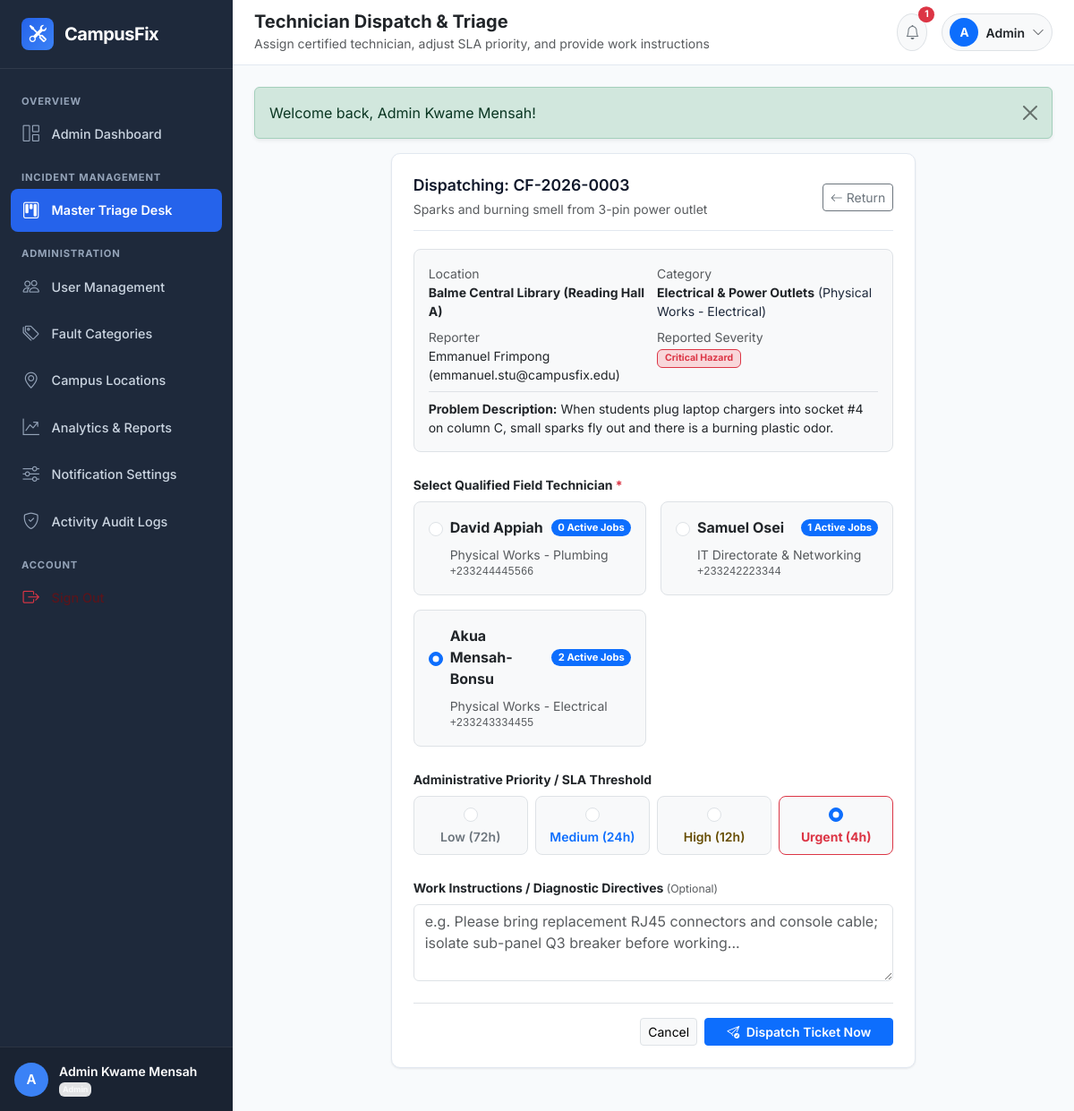
/admin/assign-ticket.php?id=3 (signed in), run on an earlier commit of the app's database.
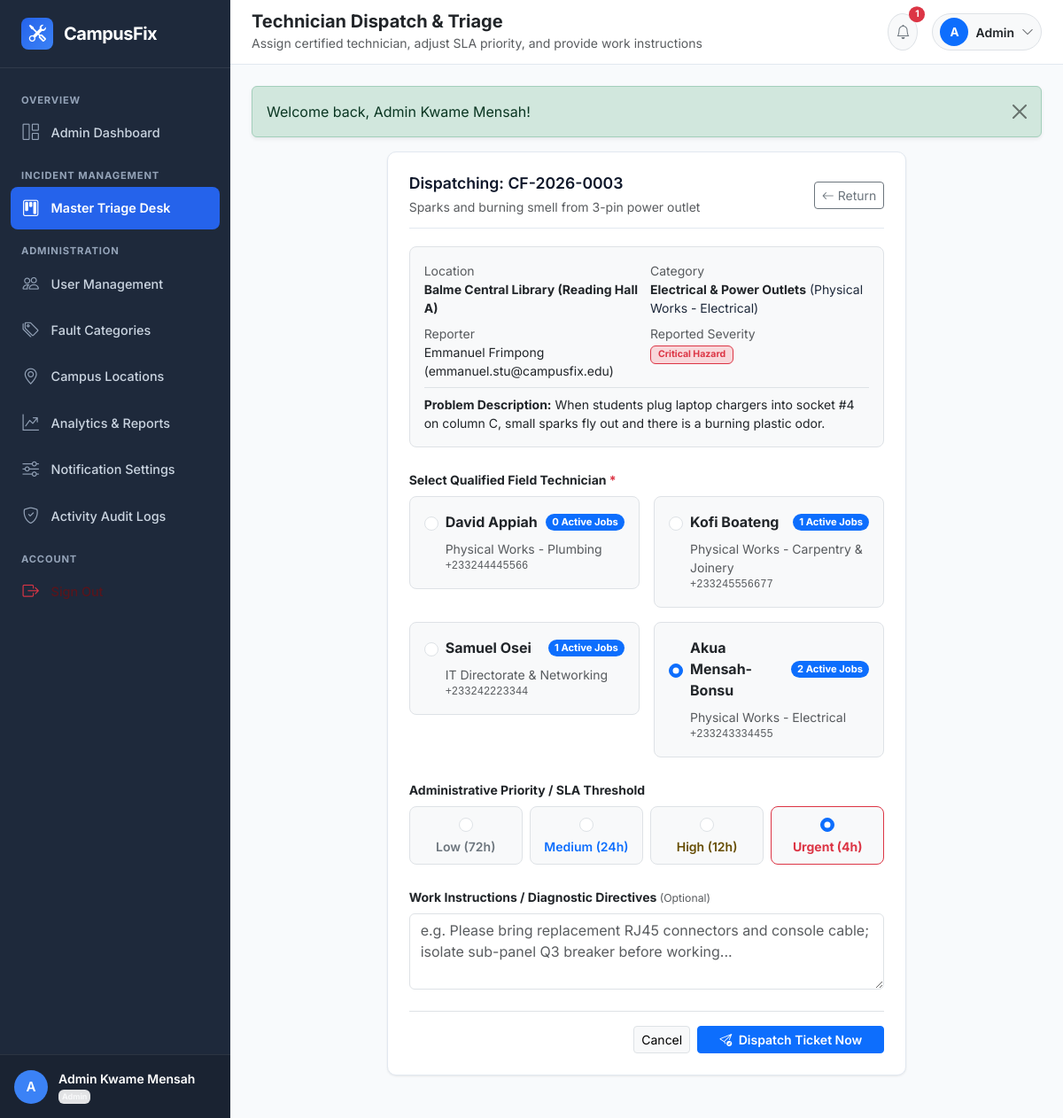
And on a later commit of the database.
### tables this page shows
CREATE TABLE `tickets` (
  `id` INT UNSIGNED NOT NULL AUTO_INCREMENT,
  `ticket_number` VARCHAR(30) NOT NULL COMMENT 'Human-readable unique ID, e.g., CF-2026-0001',
  `reporter_id` INT UNSIGNED NOT NULL,
  `category_id` INT UNSIGNED NOT NULL,
  `location_id` INT UNSIGNED NOT NULL,
  `location_details` VARCHAR(255) DEFAULT NULL COMMENT 'Extra specific notes e.g. Near 3rd window from left',
  `title` VARCHAR(200) NOT NULL,
  `description` TEXT NOT NULL,
  `severity` ENUM('low', 'medium', 'high', 'critical') NOT NULL DEFAULT 'medium',
  `priority` ENUM('low', 'medium', 'high', 'urgent') NOT NULL DEFAULT 'medium',
  `status` ENUM('pending', 'assigned', 'in_progress', 'resolved', 'closed', 'reopened', 'cancelled') NOT NULL DEFAULT 'pending',
  `assigned_to` INT UNSIGNED DEFAULT NULL COMMENT 'Technician currently assigned',
  `assigned_at` DATETIME DEFAULT NULL,
  `resolved_at` DATETIME DEFAULT NULL,
  `closed_at` DATETIME DEFAULT NULL,
  `resolution_notes` TEXT DEFAULT NULL COMMENT 'Summary of repair work done by technician',
  `satisfaction_rating` TINYINT UNSIGNED DEFAULT NULL COMMENT '1 to 5 star rating by student reporter upon resolution',
  `satisfaction_feedback` TEXT DEFAULT NULL,
  `billing_amount` DECIMAL(10,2) NOT NULL DEFAULT 0.00 COMMENT 'Repair/Material surcharge if billable',
  `billing_description` VARCHAR(255) DEFAULT NULL COMMENT 'Reason for surcharge (e.g. Replacement Lamp/Cable)',
  `payment_status` ENUM('not_required', 'pending', 'paid', 'waived') NOT NULL DEFAULT 'not_required',
  `created_at` DATETIME NOT NULL DEFAULT CURRENT_TIMESTAMP,
  `updated_at` DATETIME NOT NULL DEFAULT CURRENT_TIMESTAMP ON UPDATE CURRENT_TIMESTAMP,
  PRIMARY KEY (`id`),
  UNIQUE KEY `uk_tickets_ticket_number` (`ticket_number`),
  KEY `idx_tickets_reporter` (`reporter_id`),
  KEY `idx_tickets_assigned_to` (`assigned_to`),
  KEY `idx_tickets_category` (`category_id`),
  KEY `idx_tickets_location` (`location_id`),
  KEY `idx_tickets_status` (`status`),
  KEY `idx_tickets_payment_status` (`payment_status`),
  KEY `idx_tickets_severity` (`severity`),
  KEY `idx_tickets_priority` (`priority`),
  KEY `idx_tickets_created_at` (`created_at`),
  CONSTRAINT `fk_tickets_reporter` FOREIGN KEY (`reporter_id`) REFERENCES `users` (`id`) ON UPDATE CASCADE,
  CONSTRAINT `fk_tickets_assigned_to` FOREIGN KEY (`assigned_to`) REFERENCES `users` (`id`) ON DELETE SET NULL ON UPDATE CASCADE,
  CONSTRAINT `fk_tickets_category` FOREIGN KEY (`category_id`) REFERENCES `categories` (`id`) ON UPDATE CASCADE,
  CONSTRAINT `fk_tickets_location` FOREIGN KEY (`location_id`) REFERENCES `campus_locations` (`id`) ON UPDATE CASCADE
);

CREATE TABLE `users` (
  `id` INT UNSIGNED NOT NULL AUTO_INCREMENT,
  `user_code` VARCHAR(30) NOT NULL COMMENT 'Unique identifier (e.g., ADM-2026-001, TECH-2026-001, STU-2026-101)',
  `full_name` VARCHAR(100) NOT NULL,
  `email` VARCHAR(150) NOT NULL,
  `phone` VARCHAR(25) DEFAULT NULL,
  `password_hash` VARCHAR(255) NOT NULL,
  `role` ENUM('student', 'technician', 'admin') NOT NULL DEFAULT 'student',
  `department` VARCHAR(100) DEFAULT NULL COMMENT 'Academic department or technical unit',
  `status` ENUM('active', 'inactive', 'suspended') NOT NULL DEFAULT 'active',
  `avatar` VARCHAR(255) DEFAULT NULL COMMENT 'Path to profile image or avatar',
  `reset_token` VARCHAR(100) DEFAULT NULL,
  `reset_token_expires_at` DATETIME DEFAULT NULL,
  `created_at` DATETIME NOT NULL DEFAULT CURRENT_TIMESTAMP,
  `updated_at` DATETIME NOT NULL DEFAULT CURRENT_TIMESTAMP ON UPDATE CURRENT_TIMESTAMP,
  PRIMARY KEY (`id`),
  UNIQUE KEY `uk_users_user_code` (`user_code`),
  UNIQUE KEY `uk_users_email` (`email`),
  KEY `idx_users_role_status` (`role`, `status`)
);

CREATE TABLE `campus_locations` (
  `id` INT UNSIGNED NOT NULL AUTO_INCREMENT,
  `building_name` VARCHAR(100) NOT NULL,
  `building_code` VARCHAR(20) NOT NULL,
  `floor` VARCHAR(50) NOT NULL COMMENT 'Ground Floor, 1st Floor, 2nd Floor, etc.',
  `room_number` VARCHAR(50) DEFAULT NULL COMMENT 'Room CS-101, Reading Hall A, etc.',
  `area_description` VARCHAR(255) DEFAULT NULL,
  `is_active` TINYINT(1) NOT NULL DEFAULT 1,
  `created_at` DATETIME NOT NULL DEFAULT CURRENT_TIMESTAMP,
  PRIMARY KEY (`id`),
  KEY `idx_locations_building_code` (`building_code`),
  KEY `idx_locations_is_active` (`is_active`)
);

CREATE TABLE `categories` (
  `id` INT UNSIGNED NOT NULL AUTO_INCREMENT,
  `name` VARCHAR(100) NOT NULL,
  `slug` VARCHAR(100) NOT NULL,
  `description` TEXT DEFAULT NULL,
  `department_in_charge` VARCHAR(100) DEFAULT 'General Services',
  `icon` VARCHAR(50) DEFAULT 'bi-gear' COMMENT 'Bootstrap Icon class name',
  `color_code` VARCHAR(20) DEFAULT '#0d6efd' COMMENT 'Hex color code for UI badges',
  `is_active` TINYINT(1) NOT NULL DEFAULT 1,
  `created_at` DATETIME NOT NULL DEFAULT CURRENT_TIMESTAMP,
  PRIMARY KEY (`id`),
  UNIQUE KEY `uk_categories_name` (`name`),
  UNIQUE KEY `uk_categories_slug` (`slug`),
  KEY `idx_categories_is_active` (`is_active`)
);

### includes/auth_guard.php (called while the page is built, shortened)
<?php
function get_flash_messages(): array
{
    $messages = $_SESSION['flash_messages'] ?? [];
    return $messages;
}

### admin/assign-ticket.php (the view, shortened to what the changed rows need)
<?php
require_once __DIR__ . '/../includes/auth_guard.php';
require_once __DIR__ . '/../includes/functions.php';
$ticketId = (int) ($_GET['id'] ?? 0);
$pdo = get_db_connection();
$stmt = $pdo->prepare("
    SELECT t.*, c.name as category_name, c.icon as category_icon, c.department_in_charge,
           l.building_name, l.room_number,
           r.full_name as reporter_name, r.email as reporter_email,
           tech.full_name as current_technician_name
    FROM tickets t
    JOIN categories c ON t.category_id = c.id
    JOIN campus_locations l ON t.location_id = l.id
    JOIN users r ON t.reporter_id = r.id
    LEFT JOIN users tech ON t.assigned_to = tech.id
    WHERE t.id = ?
    LIMIT 1
");
$stmt->execute([$ticketId]);
$ticket = $stmt->fetch();
$techStmt = $pdo->query("
    SELECT u.id, u.full_name, u.email, u.phone, u.department,
           COUNT(CASE WHEN t.status IN ('assigned', 'in_progress', 'reopened') THEN 1 END) as active_jobs
    FROM users u
    LEFT JOIN tickets t ON u.id = t.assigned_to
    WHERE u.role = 'technician' AND u.status = 'active'
    GROUP BY u.id, u.full_name, u.email, u.phone, u.department
    ORDER BY active_jobs ASC, u.full_name ASC
");
$technicians = $techStmt->fetchAll();
include_once INCLUDES_PATH . 'header.php';
?>
<div class="d-flex flex-column flex-1 w-100">
    <?php include_once INCLUDES_PATH . 'navbar.php'; ?>
    <div class="container-fluid px-0">
        <div class="row justify-content-center">
            <div class="col-xl-8 col-lg-10">
                <div class="cf-card">
                    <div class="cf-card-header">
                        <div>
                            <h5 class="cf-card-title mb-1">Dispatching: <?= htmlspecialchars($ticket['ticket_number']) ?></h5>
                            <small class="text-muted"><?= htmlspecialchars($ticket['title']) ?></small>
                        </div>
                    </div>
                    <div class="p-3 bg-light rounded-3 mb-4 border">
                        <div class="row g-2 small">
                            <div class="col-sm-6">
                                <span class="text-muted d-block">Location</span>
                                <strong class="text-dark"><?= htmlspecialchars($ticket['building_name']) ?> (<?= htmlspecialchars($ticket['room_number'] ?? 'General') ?>)</strong>
                            </div>
                            <div class="col-sm-6">
                                <span class="text-muted d-block">Category</span>
                                <strong class="text-dark"><?= htmlspecialchars($ticket['category_name']) ?></strong> (<?= htmlspecialchars($ticket['department_in_charge']) ?>)
                            </div>
                            <div class="col-sm-6">
                                <span class="text-muted d-block">Reporter</span>
                                <span class="text-dark"><?= htmlspecialchars($ticket['reporter_name']) ?> (<?= htmlspecialchars($ticket['reporter_email']) ?>)</span>
                            </div>
                            <div class="col-sm-6">
                                <span class="text-muted d-block">Reported Severity</span>
                                <?= render_severity_badge($ticket['severity']) ?>
                            </div>
                        </div>
                        <div class="mt-2 pt-2 border-top small text-dark">
                            <strong>Problem Description:</strong> <?= htmlspecialchars($ticket['description']) ?>
                        </div>
                    </div>
                    <form method="POST" action="">
                        <div class="mb-4">
                            <div class="row g-3">
                                <?php foreach ($technicians as $t): ?>
                                    <div class="col-md-6">
                                        <label class="p-3 border rounded-3 w-100 d-block cursor-pointer bg-light position-relative">
                                            <div class="d-flex align-items-center justify-content-between mb-2">
                                                <div class="d-flex align-items-center gap-2">
                                                    <input type="radio" name="technician_id" value="<?= $t['id'] ?>" class="form-check-input" <?= ($ticket['assigned_to'] == $t['id']) ? 'checked' : '' ?> required>
                                                    <strong class="text-dark"><?= htmlspecialchars($t['full_name']) ?></strong>
                                                </div>
                                                <span class="badge <?= ($t['active_jobs'] > 3) ? 'bg-danger' : 'bg-primary' ?> rounded-pill" style="font-size: 0.7rem;">
                                                    <?= $t['active_jobs'] ?> Active Jobs
                                                </span>
                                            </div>
                                            <div class="small text-muted ps-4">
                                                <div><?= htmlspecialchars($t['department'] ?? 'Technical Artisan') ?></div>
                                                <div class="font-monospace" style="font-size: 0.75rem;"><?= htmlspecialchars($t['phone'] ?? $t['email']) ?></div>
                                            </div>
                                        </label>
                                    </div>
                                <?php endforeach; ?>
                            </div>
                        </div>
                        <div class="mb-4">
                            <div class="row g-2">
                                <div class="col-3">
                                    <label class="p-2 border rounded-3 text-center w-100 cursor-pointer bg-light">
                                        <input type="radio" name="priority" value="low" class="form-check-input d-block mx-auto mb-1" <?= ($ticket['priority'] === 'low') ? 'checked' : '' ?>>
                                        <small class="fw-semibold text-secondary">Low (72h)</small>
                                    </label>
                                </div>
                                <div class="col-3">
                                    <label class="p-2 border rounded-3 text-center w-100 cursor-pointer bg-light">
                                        <input type="radio" name="priority" value="medium" class="form-check-input d-block mx-auto mb-1" <?= ($ticket['priority'] === 'medium') ? 'checked' : '' ?>>
                                        <small class="fw-semibold text-primary">Medium (24h)</small>
                                    </label>
                                </div>
                                <div class="col-3">
                                    <label class="p-2 border rounded-3 text-center w-100 cursor-pointer bg-light">
                                        <input type="radio" name="priority" value="high" class="form-check-input d-block mx-auto mb-1" <?= ($ticket['priority'] === 'high') ? 'checked' : '' ?>>
                                        <small class="fw-semibold text-warning-emphasis">High (12h)</small>
                                    </label>
                                </div>
                                <div class="col-3">
                                    <label class="p-2 border rounded-3 text-center w-100 cursor-pointer bg-light border-danger">
                                        <input type="radio" name="priority" value="urgent" class="form-check-input d-block mx-auto mb-1" <?= ($ticket['priority'] === 'urgent') ? 'checked' : '' ?>>
                                        <small class="fw-bold text-danger">Urgent (4h)</small>
                                    </label>
                                </div>
                            </div>
                        </div>
                    </form>
                </div>
            </div>
        </div>
    </div>
</div>
<?php include_once INCLUDES_PATH . 'footer.php'; ?>

### includes/navbar.php (shortened to what the changed rows need)
<?php
require_once __DIR__ . '/auth_guard.php';
require_once __DIR__ . '/functions.php';
?>
<main class="app-main p-3 p-md-4">
    <?php
    $flashes = get_flash_messages();
    if (!empty($flashes)):
        foreach ($flashes as $f):
            $alertType = ($f['type'] === 'error') ? 'danger' : $f['type'];
    ?>
        <div class="alert alert-<?= htmlspecialchars($alertType) ?> alert-dismissible fade show shadow-sm" role="alert">
            <?= htmlspecialchars($f['message']) ?>
            <button type="button" class="btn-close" data-bs-dismiss="alert" aria-label="Close"></button>
        </div>
    <?php
        endforeach;
    endif;
    ?>

### includes/functions.php (shortened to what the changed rows need)
<?php
require_once __DIR__ . '/auth_guard.php';
function render_severity_badge(string $severity): string
{
    $map = [
        'low'      => ['class' => 'border border-secondary text-secondary', 'label' => 'Low Impact'],
        'medium'   => ['class' => 'border border-primary text-primary',       'label' => 'Medium Impact'],
        'high'     => ['class' => 'border border-warning text-warning-emphasis bg-warning-subtle', 'label' => 'High Impact'],
        'critical' => ['class' => 'border border-danger text-danger bg-danger-subtle fw-bold',   'label' => 'Critical Hazard']
    ];
    $cfg = $map[strtolower($severity)] ?? ['class' => 'badge bg-secondary', 'label' => ucfirst($severity)];
    return sprintf('<span class="badge %s px-2 py-1 rounded-2">%s</span>', $cfg['class'], htmlspecialchars($cfg['label']));
}

What changed in the data, as far as the page shows it:
added users: $t['id'] "☐ Kofi Boateng 1 Active Jobs Phy", full_name "Kofi Boateng", active_jobs "1", department "Physical Works - Carpentry & Joinery", phone "+233245556677"
